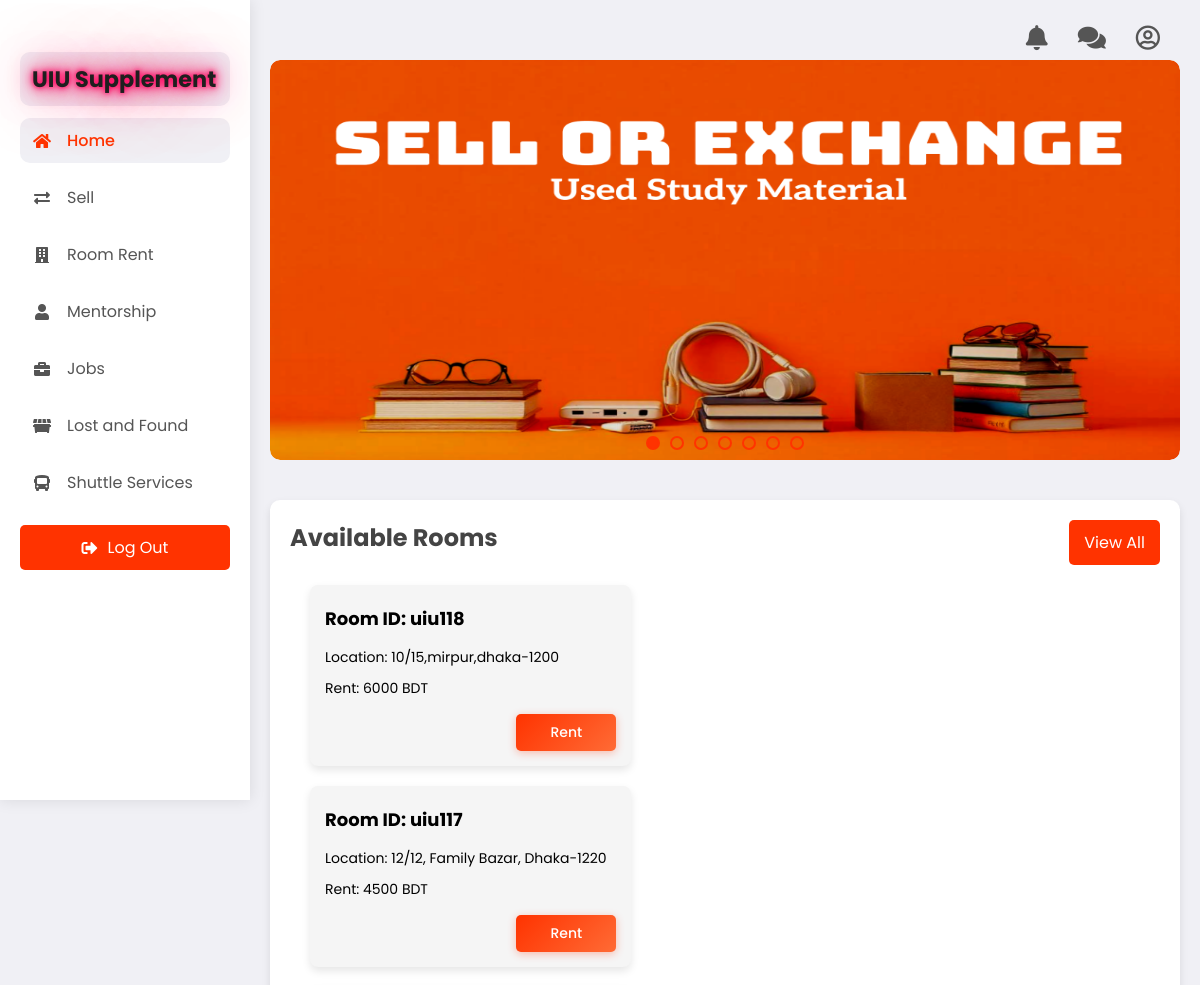
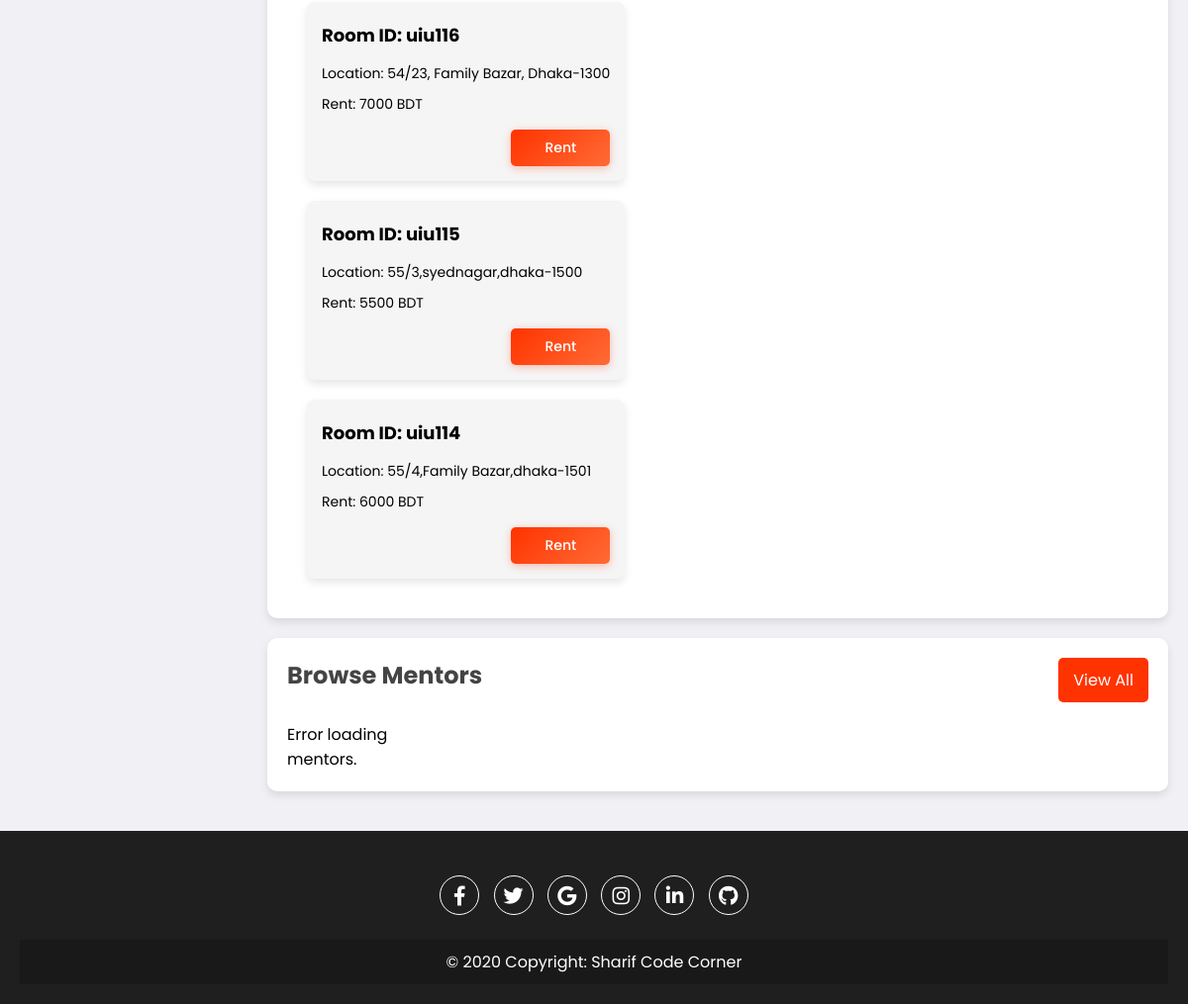
Page /uiusupplementhomepage.php on the committed database (2 pictures, top to bottom).
### tables this page shows
CREATE TABLE `availablerooms` (
  `serial` int(11) NOT NULL,
  `room_id` varchar(255) NOT NULL DEFAULT 'NOT NULL',
  `room_location` varchar(100) NOT NULL,
  `room_details` varchar(50) NOT NULL,
  `room_photos` varchar(1000) DEFAULT NULL,
  `available_from` date NOT NULL,
  `available_to` date DEFAULT NULL,
  `status` enum('available','not-available') NOT NULL,
  `room_rent` int(11) NOT NULL
);

### uiusupplementhomepage.php (the view, shortened to what this page needs)
<?php
$conn = new mysqli('localhost', 'root', '', 'uiusupplements');
$sql_available_rooms = "SELECT room_id, room_location, room_rent FROM availablerooms ORDER BY room_id DESC LIMIT 5";
$result_available_rooms = $conn->query($sql_available_rooms);
$available_rooms_cards = '';
while ($row = $result_available_rooms->fetch_assoc()) {
  $available_rooms_cards .= '
    <div class="card">
        <h3>Room ID: ' . htmlspecialchars($row['room_id']) . '</h3>
        <p>Location: ' . htmlspecialchars($row['room_location']) . '</p>
        <p>Rent: ' . htmlspecialchars($row['room_rent']) . ' BDT</p>
        <button class="card-btn">Rent</button>
    </div>';
}
?>
<!DOCTYPE html>
<html lang="en">
<head>
  <link rel="stylesheet" href="https://cdnjs.cloudflare.com/ajax/libs/font-awesome/5.15.4/css/all.min.css" />
  <link rel="stylesheet" href="assets/css/index.css" />
</head>
<body>
  <div class="container">
    <nav>
      <ul>
        <li><a href="uiusupplementhomepage.php" class="logo">
            <h1 class="styled-title">UIU Supplement</h1>
          </a></li>
        <li><a href="uiusupplementhomepage.php" class="active">
            <i class="fas fa-home"></i>
            <span class="nav-item">Home</span>
          </a></li>
        <li><a href="SellAndExchange.php">
            <i class="fas fa-exchange-alt"></i>
            <span class="nav-item">Sell</span>
          </a></li>
        <li><a href="availablerooms.html">
            <i class="fas fa-building"></i>
            <span class="nav-item">Room Rent</span>
          </a></li>
        <li><a href="browsementors.html">
            <i class="fas fa-user"></i>
            <span class="nav-item">Mentorship</span>
          </a></li>
        <li><a href="parttimejob.html">
            <i class="fas fa-briefcase"></i>
            <span class="nav-item">Jobs</span>
          </a></li>
        <li><a href="lostandfound.php">
            <i class="fas fa-dumpster"></i>
            <span class="nav-item">Lost and Found</span>
          </a></li>
        <li><a href="shuttle_tracking_system.php">
            <i class="fas fa-bus"></i>
            <span class="nav-item">Shuttle Services</span>
          </a></li>
      </ul>
      <a href="uiusupplementlogin.html" class="logout-btn">
        <i class="fas fa-sign-out-alt"></i> Log Out
      </a>
    </nav>
    <section class="main">
      <div class="header-icons">
        <div class="notification-wrapper" style="position: relative;">
          <a href="#" class="icon" onclick="toggleNotifications(); return false;">
            <i class="fas fa-bell"></i>
          </a>
        </div>
        <a href="chat.php" class="icon" title="Messages" style="position: relative;">
          <i class="fas fa-comments"></i>
        </a>
        <div class="profile-icon">
          <i class="far fa-user-circle" onclick="toggleDropdown()"></i>
        </div>
      </div>
      <div class="slider">
        <div class="slides">
          <div class="slide">
            <a href="#">
              <img src="dashboard_image_slider/sell_exchange.png" alt="Image 1">
            </a>
          </div>
        </div>
        <div class="manual-nav">
          <span class="manual-btn active"></span>
          <span class="manual-btn"></span>
          <span class="manual-btn"></span>
          <span class="manual-btn"></span>
          <span class="manual-btn"></span>
          <span class="manual-btn"></span>
          <span class="manual-btn"></span>
        </div>
      </div>
      <div class="content">
        <div class="available-rooms-container">
          <div class="header">
            <h2>Available Rooms</h2>
            <a href="availablerooms.html" class="view-rooms-btn">View All</a>
          </div>
          <div class="room-slider" id="roomSlider">
            <div id="room-list" class="room-grid">
              <?php echo $available_rooms_cards; ?>
            </div>
          </div>
        </div>
        <div class="container-mentors">
          <div class="header">
            <h2>Browse Mentors</h2>
            <a href="browsementors.html" class="view-mentor-btn">View All</a>
          </div>
          <div class="mentor-cards" id="mentor-list">
          </div>
        </div>
      </div>
    </section>
  </div>
</body>
<footer class="footer">
  <div class="social-icons">
    <a href="https://www.facebook.com/sharif.me2018"><i class="fab fa-facebook-f"></i></a>
    <a href="#"><i class="fab fa-twitter"></i></a>
    <a href="#"><i class="fab fa-google"></i></a>
    <a href="https://www.instagram.com/shariful_islam10"><i class="fab fa-instagram"></i></a>
    <a href="#"><i class="fab fa-linkedin-in"></i></a>
    <a href="https://www.github.com/sharif2023"><i class="fab fa-github"></i></a>
  </div>
  <div class="copyright">
    &copy; 2020 Copyright: <a href="https://www.youtube.com/@SHARIFsCODECORNER">Sharif Code Corner</a>
  </div>
</footer>
</html>

### assets/css/index.css (style rules this page uses)
* { margin: 0; padding: 0; box-sizing: border-box; font-family: "Poppins", sans-serif; }
body { margin: 0; font-family: Arial, sans-serif; display: flex; flex-direction: column; min-height: 100vh; background-color: #f0f0f5; }
.container { display: flex; min-height: 100vh; position: relative; }
nav { width: 100%; max-width: 250px; background-color: #fff; padding: 20px; height: 100vh; max-height: 100vh; overflow-y: auto; box-shadow: 0 0 15px rgba(0, 0, 0, 0.1); position: fixed; top: 0; left: 0; transition: top 0.3s ease-in-out; z-index: 1000; }
.styled-title { font-size: 1.4rem; color: #1F1F1F; text-shadow: 0 0 5px #ff005e, 0 0 10px #ff005e, 0 0 20px #ff005e, 0 0 40px #ff005e, 0 0 80px #ff005e; animation: glow 1.5s infinite alternate; }
nav ul { list-style-type: none; padding-top: 20px; padding-left: 0; margin: 0; }
nav ul li { margin: 12px 0; }
nav ul li a { color: #555; font-size: 16px; display: flex; align-items: center; padding: 10px 12px; text-decoration: none; border-radius: 8px; transition: all 0.2s ease; }
nav ul li a i { width: 20px; text-align: center; font-size: 16px; }
nav ul li a.active { background-color: #f0f0f5; color: #FF3300; font-weight: 500; }
nav ul li a .nav-item { margin-left: 15px; }
.logout-btn { background-color: #FF3300; color: white; padding: 10px 20px; text-align: center; border-radius: 5px; display: flex; justify-content: center; align-items: center; font-size: 16px; margin-top: 20px; cursor: pointer; text-decoration: none; }
.logout-btn i { margin-right: 10px; }
.main { flex: 1; margin-left: 250px; padding: 40px; }
.card-btn { background: linear-gradient(135deg, #FF3300 0%, #FF6B35 100%); color: white; padding: 10px 18px; border: none; border-radius: 8px; cursor: pointer; margin-top: 10px; font-weight: 500; font-size: 14px; transition: all 0.3s ease; box-shadow: 0 2px 8px rgba(255, 51, 0, 0.3); }
.card { display: flex; flex-direction: column; border: none; border-radius: 12px; padding: 20px; background-color: #fff; box-shadow: 0 2px 12px rgba(0, 0, 0, 0.08); transition: all 0.3s ease; }
.content { flex: 1; }
.footer { background-color: #1F1F1F; color: white; text-align: center; padding: 20px; width: 100%; position: relative; }
.social-icons { margin: 20px 0; }
.social-icons a { display: inline-block; width: 40px; height: 40px; line-height: 40px; margin: 5px; background-color: transparent; color: white; border: 1px solid white; border-radius: 50%; text-align: center; text-decoration: none; font-size: 20px; }
.copyright { background-color: rgba(0, 0, 0, 0.2); padding: 10px; margin-top: 10px; }
.copyright a { color: white; text-decoration: none; }
@media (max-width: 1200px) { .main { padding: 20px; } }

### rows in the picture
availablerooms: room "uiu118", room_location "10/15,mirpur,dhaka-1200", room_rent "6000"
availablerooms: room "uiu117", room_location "12/12, Family Bazar, Dhaka-1220", room_rent "4500"
availablerooms: room "uiu116", room_location "54/23, Family Bazar, Dhaka-1300", room_rent "7000"
availablerooms: room "uiu115", room_location "55/3,syednagar,dhaka-1500", room_rent "5500"
availablerooms: room "uiu114", room_location "55/4,Family Bazar,dhaka-1501", room_rent "6000"
